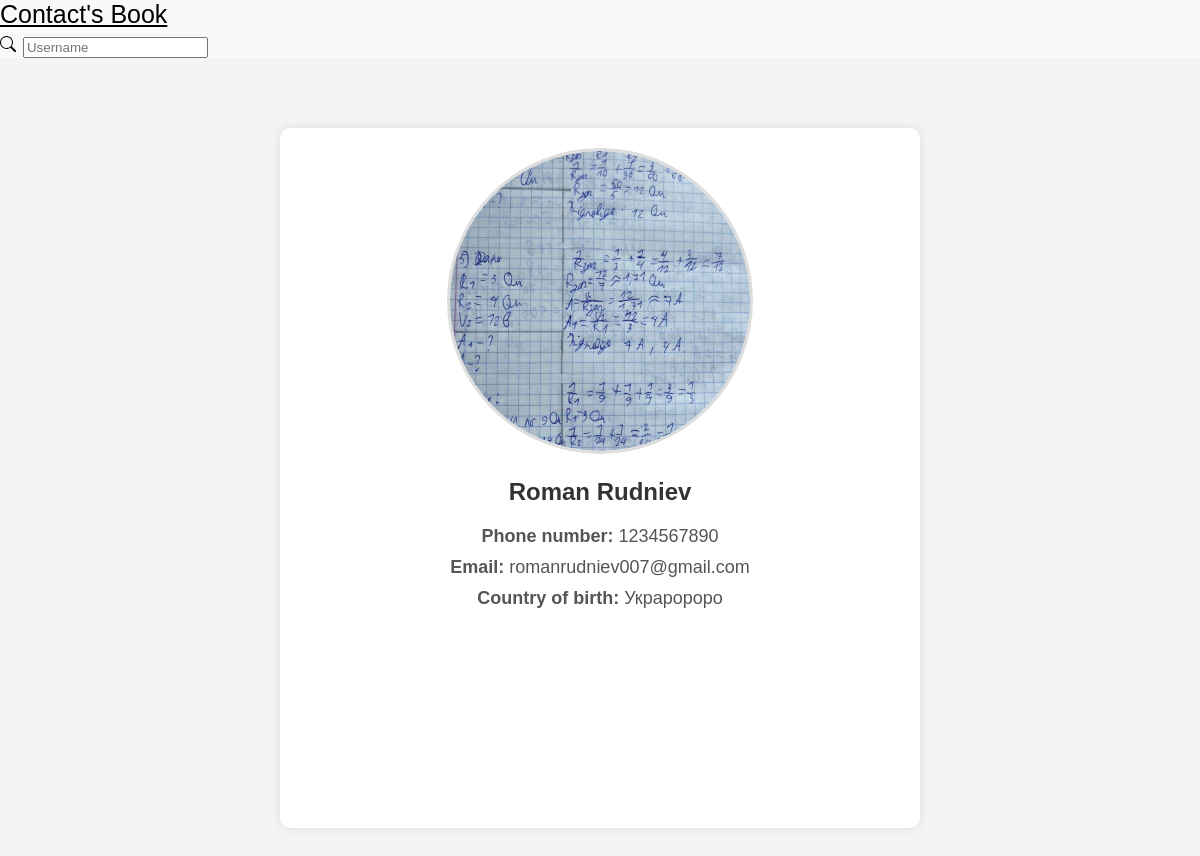
The page /about/1/ on the database as committed earlier.
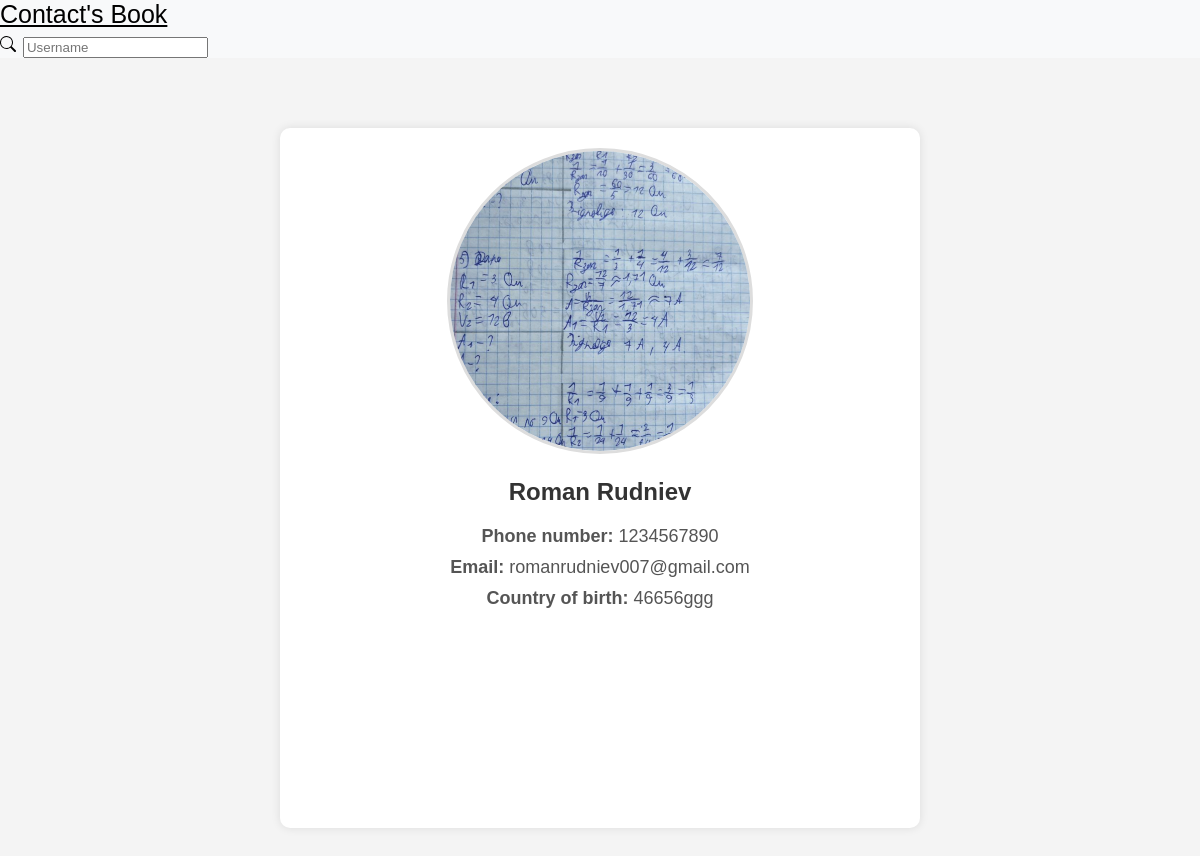
The same page on the database as committed later.
### app/models.py (models this page shows, shortened)
class Contact(models.Model):
    first_name = models.CharField(max_length=50)
    last_name = models.CharField(max_length=50)
    phone_number = models.CharField(max_length=15)
    email = models.EmailField()
    photo = models.ImageField(upload_to='contacts_photo/', default='icon.jpg' ,blank=True, null=True)
    country_of_birth = models.CharField(max_length=50)

### app/views.py (the view)
# urls.py: path('about/<int:contact_id>/', views.about_contact, name='about_contact'),
def about_contact(request, contact_id):
    contact = Contact.objects.get (id=contact_id)
    return render(request, 'about_contact.html', {'contact': contact})

### app/templates/about_contact.html (shortened to what this page needs)
{% extends 'base.html' %}
{% block content %}
<div class="contact-container">
    <img src="{{ contact.photo.url }}" alt="Contact Photo" class="contact-photo">
    <h2>{{ contact.first_name }} {{ contact.last_name }}</h2>
    <p><strong>Phone number:</strong> {{ contact.phone_number }}</p>
    <p><strong>Email:</strong> {{ contact.email }}</p>
    <p><strong>Country of birth:</strong> {{ contact.country_of_birth }}</p>
</div>
{% endblock %}

Rows that differ between the two databases and show on the page:
changed Contact "Roman": country_of_birth "Украророро" → "46656ggg"
